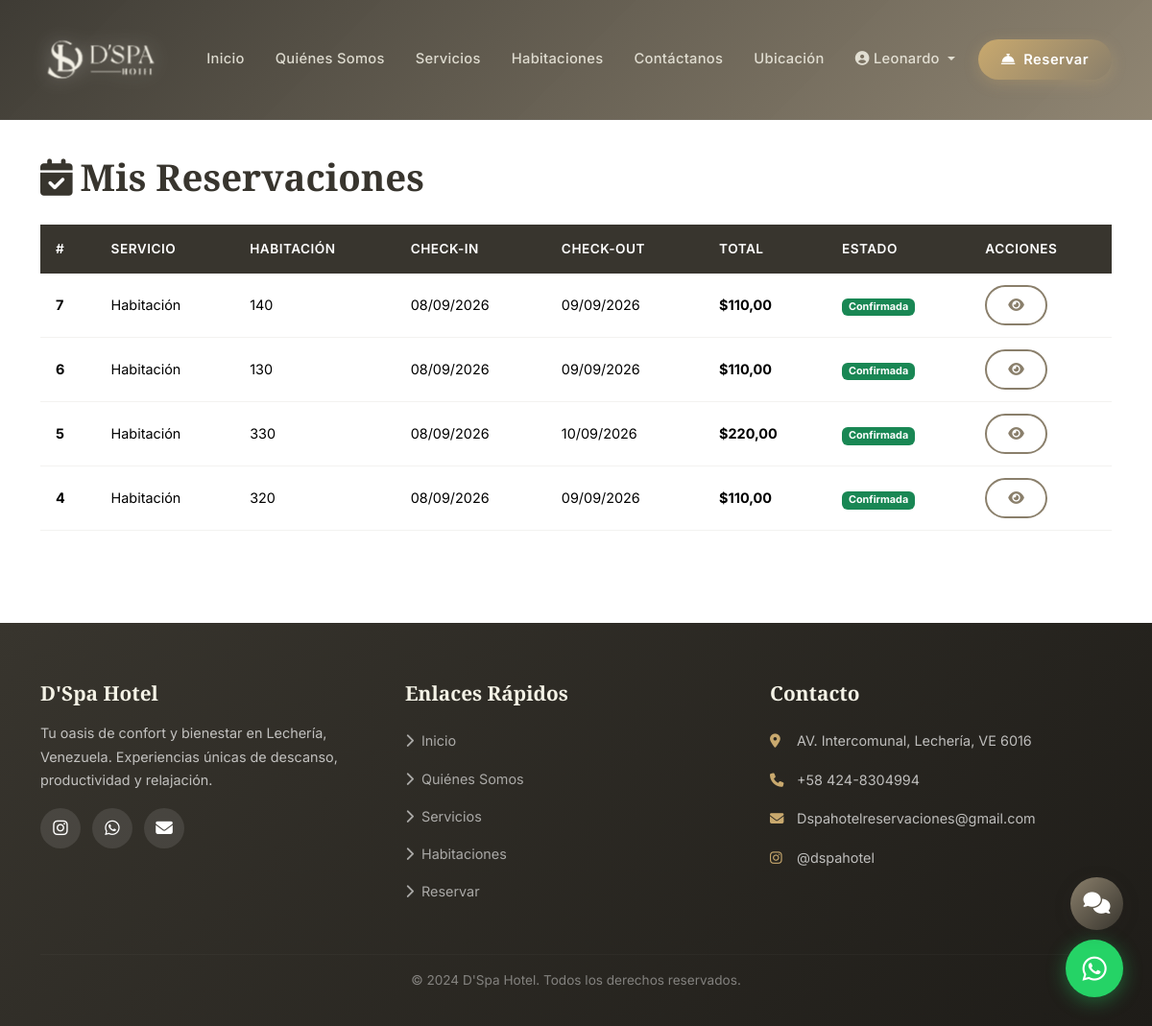
The app's page /reservations/my-reservations/ (signed in), older data.
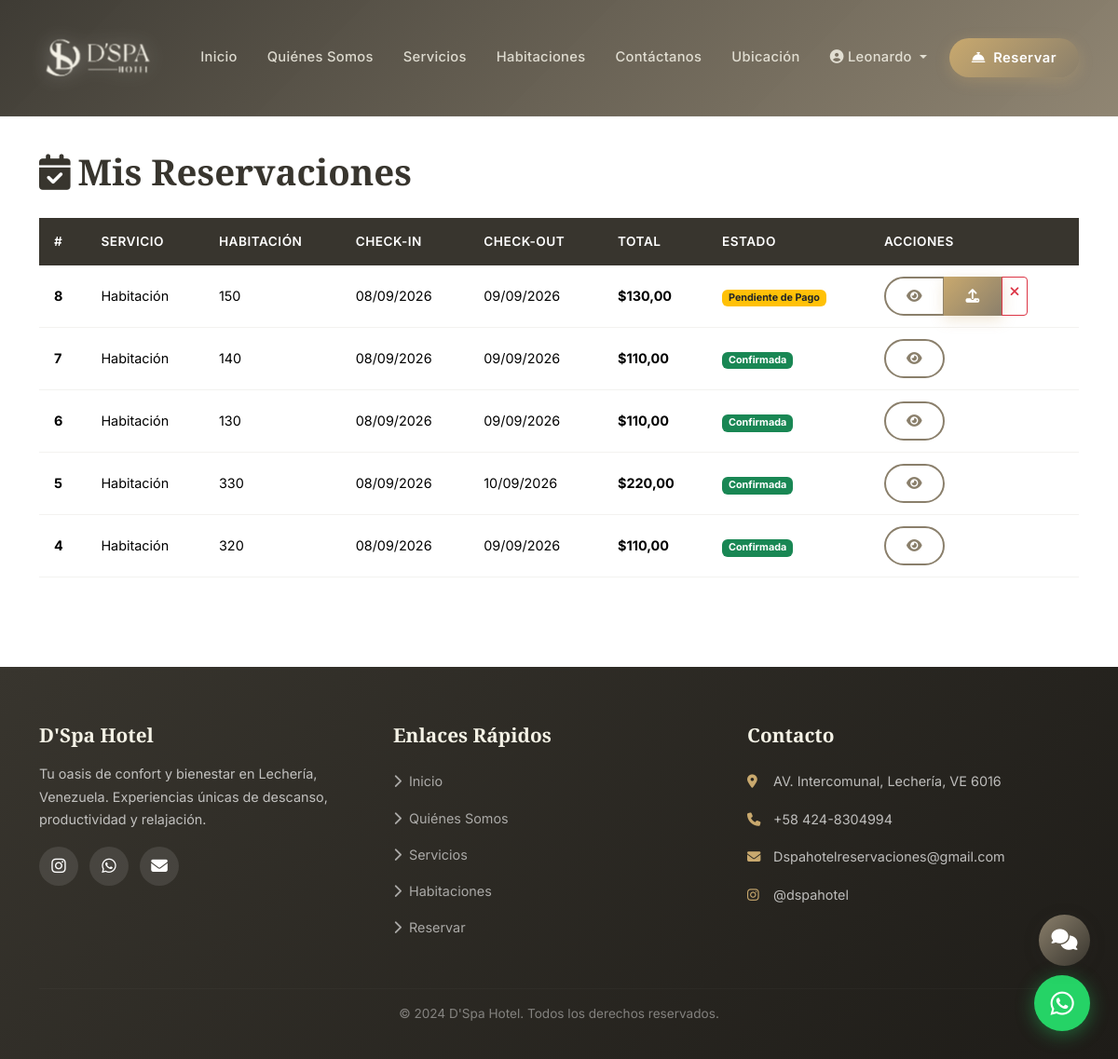
The same page, newer data.
### reservations/models.py (models this page shows, shortened)
class Reservation(models.Model):
    SERVICE_CHOICES = [
        ('room', 'Habitación'),
        ('gym', 'Gimnasio'),
        ('spa', 'Spa'),
        ('sauna', 'Sauna'),
        ('jacuzzi', 'Jacuzzi'),
        ('pool', 'Piscina'),
        ('event_room', 'Salón de Eventos'),
        ('conference', 'Sala de Conferencias'),
        ('restaurant', 'Restaurante'),
    ]
    STATUS_CHOICES = [
        ('pending', 'Pendiente de Pago'),
        ('payment_uploaded', 'Comprobante Subido'),
        ('confirmed', 'Confirmada'),
        ('cancelled', 'Cancelada'),
        ('completed', 'Completada'),
    ]
    customer = models.ForeignKey(Customer, on_delete=models.CASCADE, verbose_name="Cliente", related_name='reservations')
    service_type = models.CharField(max_length=20, choices=SERVICE_CHOICES, verbose_name="Servicio")
    room = models.ForeignKey(Room, on_delete=models.SET_NULL, null=True, blank=True, verbose_name="Habitación")
    check_in = models.DateField(verbose_name="Check-in")
    check_out = models.DateField(verbose_name="Check-out")
    adults_count = models.IntegerField(default=1, verbose_name="Adultos")
    children_count = models.IntegerField(default=0, verbose_name="Niños")
    total_price = models.DecimalField(max_digits=10, decimal_places=2, verbose_name="Precio Total")
    status = models.CharField(max_length=20, choices=STATUS_CHOICES, default='pending', verbose_name="Estado")
    special_requests = models.TextField(blank=True, verbose_name="Peticiones Especiales")
    created_at = models.DateTimeField(auto_now_add=True, verbose_name="Fecha de Creación")
    class Meta:
        ordering = ['-created_at']
        verbose_name = "Reservación"
        verbose_name_plural = "Reservaciones"

### core/models.py (models this page shows, shortened)
class Room(models.Model):
    ROOM_TYPES = [
        ('doble', 'Habitación Doble'),
        ('deluxe', 'Habitación Deluxe'),
    ]
    STATUS_CHOICES = [
        ('available', 'Disponible'),
        ('occupied', 'Ocupada'),
        ('maintenance', 'Mantenimiento'),
        ('reserved', 'Reservada'),
    ]
    SALES_CHANNEL_CHOICES = [
        ('web', 'Portal Web'),
        ('puerta', 'Venta por Puerta'),
    ]
    room_type = models.CharField(max_length=20, choices=ROOM_TYPES, verbose_name="Tipo")
    room_number = models.CharField(max_length=10, unique=True, verbose_name="Número")
    floor = models.IntegerField(default=1, verbose_name="Piso")
    description = models.TextField(verbose_name="Descripción")
    detailed_description = models.TextField(verbose_name="Descripción Detallada", help_text="Incluir amenities y características")
    capacity_adults = models.IntegerField(default=2, verbose_name="Capacidad Adultos")
    capacity_children = models.IntegerField(default=0, verbose_name="Capacidad Niños")
    price_per_night = models.DecimalField(max_digits=10, decimal_places=2, verbose_name="Precio por Noche", help_text="Precio base en USD (sin IVA)")
    extra_guest_fee = models.DecimalField(max_digits=10, decimal_places=2, default=0, verbose_name="Cargo por Persona Adicional", help_text="Aplica para hab. dobles ($20 por persona adicional)")
    status = models.CharField(max_length=20, choices=STATUS_CHOICES, default='available', verbose_name="Estado")
    sales_channel = models.CharField(max_length=20, choices=SALES_CHANNEL_CHOICES, default='web', verbose_name="Canal de Venta", help_text="Las habitaciones de 'Puerta' no se muestran en el portal web")
    has_terrace = models.BooleanField(default=True, verbose_name="Terraza")
    has_safe = models.BooleanField(default=True, verbose_name="Caja Fuerte")
    has_tv = models.BooleanField(default=True, verbose_name="TV")
    has_closet = models.BooleanField(default=True, verbose_name="Closet")
    has_minibar = models.BooleanField(default=False, verbose_name="Mini Nevera")
    has_balcony = models.BooleanField(default=False, verbose_name="Balcón")
    is_active = models.BooleanField(default=True, verbose_name="Activa")
    class Meta:
        ordering = ['room_type', 'room_number']
        verbose_name = "Habitación"
        verbose_name_plural = "Habitaciones"

### reservations/views.py (the view)
# urls.py: path('my-reservations/', views.my_reservations, name='my_reservations'),
@login_required
def my_reservations(request):
    try:
        customer = Customer.objects.get(user=request.user)
        reservations = Reservation.objects.filter(customer=customer).order_by('-created_at')
    except Customer.DoesNotExist:
        reservations = []
    context = {
        'reservations': reservations,
    }
    return render(request, 'reservations/my_reservations.html', context)

### reservations/templates/reservations/my_reservations.html (shortened to what this page needs)
{% extends 'core/base.html' %}
{% load static %}
{% block content %}
<section class="section-padding" style="margin-top: 80px;">
    <div class="container">
        <h2 class="section-title mb-4"><i class="fas fa-calendar-check me-2"></i>Mis Reservaciones</h2>
        {% if reservations %}
        <div class="table-responsive">
            <table class="table table-custom">
                <thead>
                    <tr>
                        <th>#</th>
                        <th>Servicio</th>
                        <th>Habitación</th>
                        <th>Check-in</th>
                        <th>Check-out</th>
                        <th>Total</th>
                        <th>Estado</th>
                        <th>Acciones</th>
                    </tr>
                </thead>
                <tbody>
                    {% for reservation in reservations %}
                    <tr>
                        <td><strong>{{ reservation.id }}</strong></td>
                        <td>{{ reservation.get_service_type_display }}</td>
                        <td>{% if reservation.room %}{{ reservation.room.room_number }}{% else %}-{% endif %}</td>
                        <td>{{ reservation.check_in|date:"d/m/Y" }}</td>
                        <td>{{ reservation.check_out|date:"d/m/Y" }}</td>
                        <td><strong>${{ reservation.total_price }}</strong></td>
                        <td>
                            <span class="badge
                                {% if reservation.status == 'confirmed' %}bg-success
                                {% elif reservation.status == 'pending' %}bg-warning text-dark
                                {% elif reservation.status == 'payment_uploaded' %}bg-info
                                {% elif reservation.status == 'cancelled' %}bg-danger
                                {% elif reservation.status == 'completed' %}bg-secondary
                                {% endif %}">
                                {{ reservation.get_status_display }}
                            </span>
                        </td>
                        <td>
                            <div class="btn-group btn-group-sm">
                                <a href="{% url 'reservation_confirmation' reservation.id %}" class="btn btn-outline-custom btn-sm" title="Ver">
                                    <i class="fas fa-eye"></i>
                                </a>
                                {% if reservation.status == 'pending' %}
                                <a href="{% url 'upload_payment' reservation.id %}" class="btn btn-reservation btn-sm" title="Pagar">
                                    <i class="fas fa-upload"></i>
                                </a>
                                {% endif %}
                                {% if reservation.status in 'pending,payment_uploaded' %}
                                <a href="{% url 'cancel_reservation' reservation.id %}" class="btn btn-outline-danger btn-sm" title="Cancelar" onclick="return confirm('¿Está seguro de cancelar esta reservación?')">
                                    <i class="fas fa-times"></i>
                                </a>
                                {% endif %}
                            </div>
                        </td>
                    </tr>
                    {% endfor %}
                </tbody>
            </table>
        </div>
        {% endif %}
    </div>
</section>
{% endblock %}

Row changes from the older to the newer data that the page shows:
added Reservation: id "8", service_type "Habitación", room.room_number "150", check_in "08/09/2026", check_out "09/09/2026", total_price "130,00", status "Pendiente de Pago"
